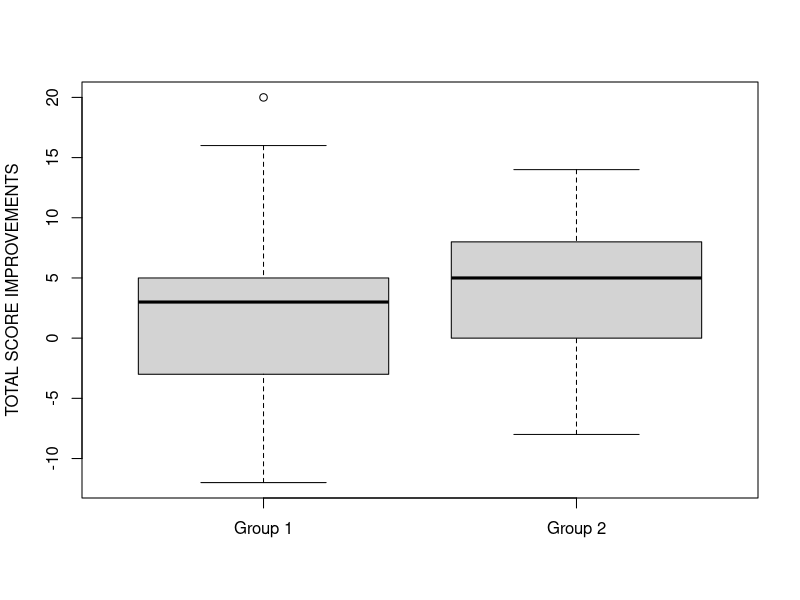
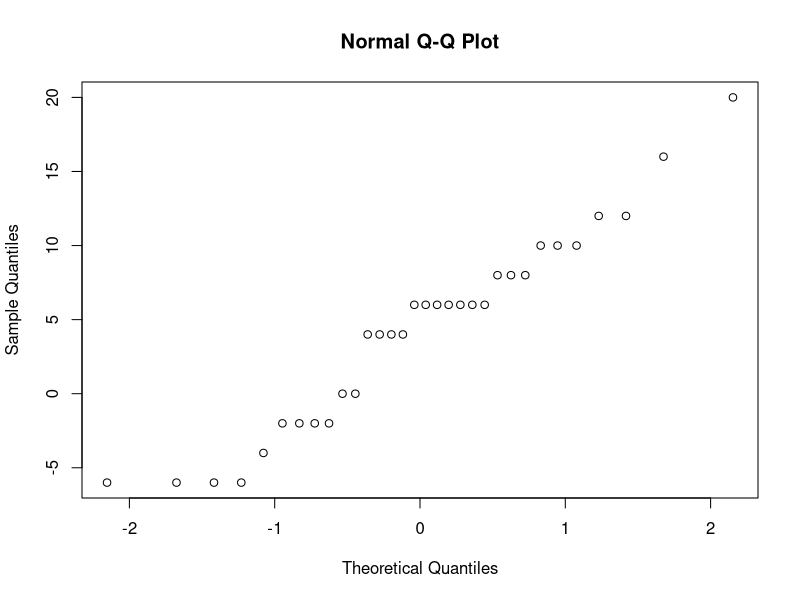
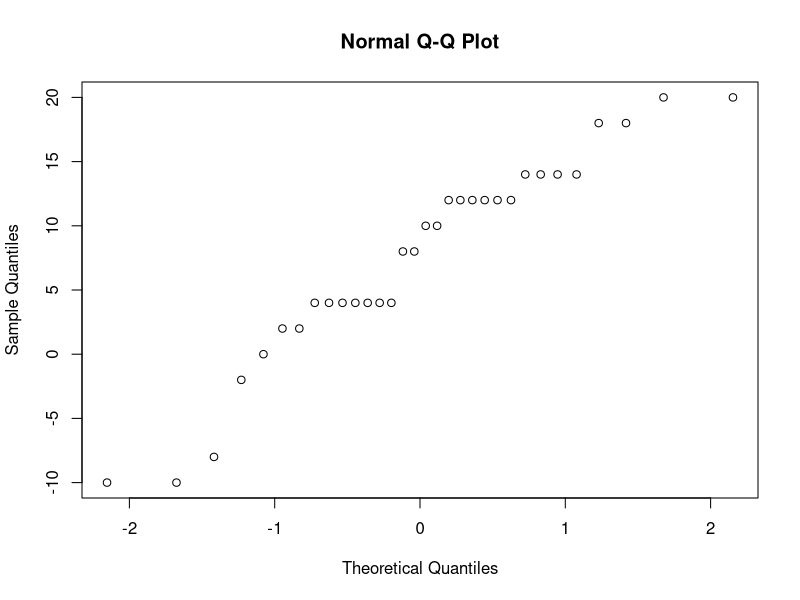
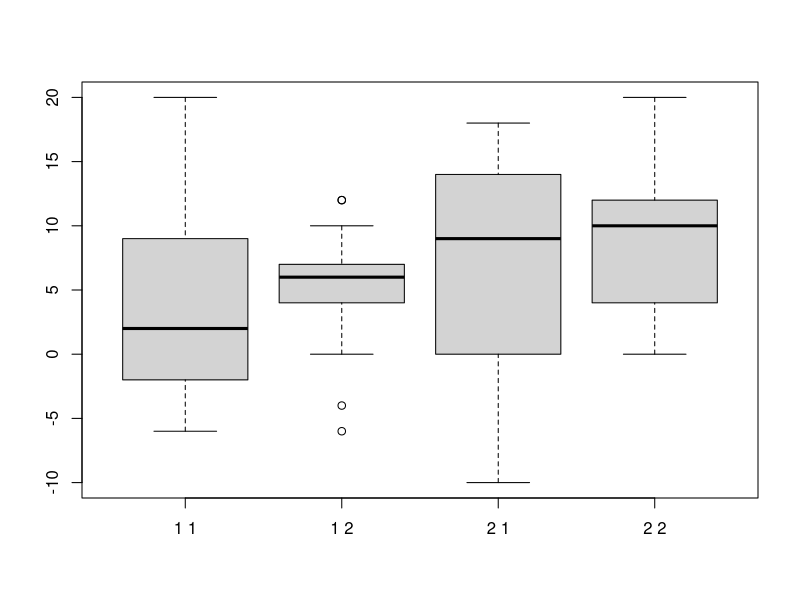
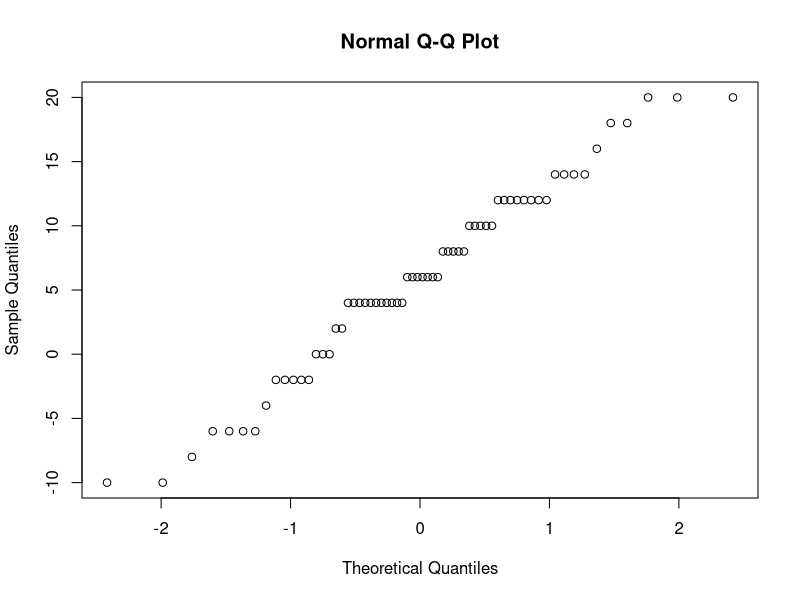

Source code (R) for these figures, in order:
## ---- chunk 1
knitr::opts_chunk$set(echo = TRUE)
## ---- chunk 2
data <- read.csv("Fall_All_Analysis.csv")
summary(data)
compositescore <- ifelse(data$Sentence == "Correct", ifelse(data$Answer == "Correct", 4, ifelse(data$Answer == "Wrong", -2, 2)), ifelse(data$Sentence == "Wrong", ifelse(data$Answer == "Correct", 2, ifelse(data$Answer == "Wrong", -4, -2)), NA))
confcompscore <- ifelse(data$Confidence == "Very", compositescore, ifelse(data$Confidence == "Semi", compositescore/2, compositescore/4))
confscore <- ifelse(data$Confidence == "Very", 2, ifelse(data$Confidence == "Semi", 1, 0)) # no answer is also 0

# compositescore[data$Group==1 & data$Session==1]
# compositescore[data$Group==2 & data$Session==1]
# compositescore[data$Group==1 & data$Session==2]
# compositescore[data$Group==2 & data$Session==2]
# 
# confcompscore[data$Group==1 & data$Session==1]
# confcompscore[data$Group==2 & data$Session==1]
# confcompscore[data$Group==1 & data$Session==2]
# confcompscore[data$Group==2 & data$Session==2]

dgdata <- read.csv("Fall_Demographics_Everything.csv")
summary(dgdata)
## ---- chunk 3
hipaaraw <- read.csv("Session2-HIPAAGroup2-FINAL_Calculations.csv")
agplraw <- read.csv("Session2-AGPLGroup2-FINAL_Calculations.csv")
answers <- data$Answer
treatsess <- data$Group==2 & data$Session==2
matchraw <- match(data$ID[treatsess & data$QType=="HIPAA" & data$QID==1], hipaaraw$QID_ID)
answers[treatsess & data$QType=="HIPAA" & data$QID==1] <- hipaaraw$QID1_AdjustedCheck[matchraw]
answers[treatsess & data$QType=="HIPAA" & data$QID==2] <- hipaaraw$QID2_AdjustedCheck[matchraw]
answers[treatsess & data$QType=="HIPAA" & data$QID==3] <- hipaaraw$QID3_AdjustedCheck[matchraw]
matchraw <- match(data$ID[treatsess & data$QType=="AGPL" & data$QID==1], agplraw$QID_ID)
answers[treatsess & data$QType=="AGPL" & data$QID==1] <- agplraw$QID1_AdjustedCheck[matchraw]
answers[treatsess & data$QType=="AGPL" & data$QID==2] <- agplraw$QID2_AdjustedCheck[matchraw]
compositescore[treatsess] <- ifelse(answers[treatsess] == "Correct", 4, ifelse(answers[treatsess] == "Wrong", -4, ifelse(answers[treatsess] == "NMI", -4, NA)))
confcompscore[treatsess] <- ifelse(data$Confidence[treatsess] == "Very", compositescore[treatsess], ifelse(data$Confidence[treatsess] == "Semi", compositescore[treatsess]/2, compositescore[treatsess]/4))

# compositescore[data$Group==1 & data$Session==1]
# compositescore[data$Group==2 & data$Session==1]
# compositescore[data$Group==1 & data$Session==2]
# compositescore[data$Group==2 & data$Session==2]
# 
# confcompscore[data$Group==1 & data$Session==1]
# confcompscore[data$Group==2 & data$Session==1]
# confcompscore[data$Group==1 & data$Session==2]
# confcompscore[data$Group==2 & data$Session==2]

## ---- chunk 4
session1totalIDCorrect <-sapply(split(compositescore[data$Session == 1], data$ID[data$Session == 1]), sum, na.rm=T)
session2totalIDCorrect <-sapply(split(compositescore[data$Session == 2], data$ID[data$Session == 2]), sum, na.rm=T)
session1totalIDTime <-sapply(split(data$Time[data$Session == 1], data$ID[data$Session == 1]), sum, na.rm=T)
session2totalIDTime <-sapply(split(data$Time[data$Session == 2], data$ID[data$Session == 2]), sum, na.rm=T)
session1totalIDConf <-sapply(split(confscore[data$Session == 1], data$ID[data$Session == 1]), sum, na.rm=T)
session2totalIDConf <-sapply(split(confscore[data$Session == 2], data$ID[data$Session == 2]), sum, na.rm=T)
session1IDGroup <-sapply(split(data$Group[data$Session == 1], data$ID[data$Session == 1]), unique)
session2IDGroup <-sapply(split(data$Group[data$Session == 2], data$ID[data$Session == 2]), unique)
## ---- chunk 5
t.test(session1totalIDCorrect[session1IDGroup == 1], session2totalIDCorrect[session2IDGroup == 1], paired=T)
t.test(session1totalIDCorrect[session1IDGroup == 1], session2totalIDCorrect[session2IDGroup == 1])
wilcox.test(session1totalIDCorrect[session1IDGroup == 1], session2totalIDCorrect[session2IDGroup == 1], paired=T)
wilcox.test(session1totalIDCorrect[session1IDGroup == 1], session2totalIDCorrect[session2IDGroup == 1])

t.test(session1totalIDCorrect[session1IDGroup == 2], session2totalIDCorrect[session2IDGroup == 2], paired=T)
t.test(session1totalIDCorrect[session1IDGroup == 2], session2totalIDCorrect[session2IDGroup == 2])
wilcox.test(session1totalIDCorrect[session1IDGroup == 2], session2totalIDCorrect[session2IDGroup == 2], paired=T)
wilcox.test(session1totalIDCorrect[session1IDGroup == 2], session2totalIDCorrect[session2IDGroup == 2])

group1totaldiff <- session2totalIDCorrect[session2IDGroup == 1] - session1totalIDCorrect[session1IDGroup == 1]
group2totaldiff <- session2totalIDCorrect[session2IDGroup == 2] - session1totalIDCorrect[session1IDGroup == 2]
boxplot(group1totaldiff, group2totaldiff, names=c("Group 1", "Group 2"), ylab="TOTAL SCORE IMPROVEMENTS")
## ---- chunk 6
dgndx <- match(names(session1IDGroup), dgdata$ID)
OSSExp <- dgdata$Open_Source_Experience[dgndx]
ProExp <- dgdata$Professional_Software_Experience[dgndx]
ModelExp <- dgdata$Model_Experience[dgndx]
CSBg <- dgdata$CS_Background[dgndx]
LawBg <- dgdata$Law_Background[dgndx]
DStructExp <- dgdata$Data_Structure_Experience[dgndx]
EnglProf <- dgdata$English_Proficiency[dgndx]
## ---- chunk 7
Group <- as.factor(session1IDGroup)
IDdata <- data.frame(Group, session1totalIDCorrect, session2totalIDCorrect, session1totalIDTime, session2totalIDTime, session1totalIDConf, session2totalIDConf, OSSExp, ProExp, ModelExp, CSBg, LawBg, DStructExp, EnglProf)
## ---- chunk 8
qqnorm(session1totalIDCorrect)
shapiro.test(session1totalIDCorrect)
qqnorm(session2totalIDCorrect)
shapiro.test(session2totalIDCorrect)
## ---- chunk 9
S1accuracyLModel <- lm(session1totalIDCorrect ~ Group + session1totalIDTime + session1totalIDConf + OSSExp + ProExp + ModelExp + CSBg + LawBg + DStructExp + EnglProf, data=IDdata)
S2accuracyLModel <- lm(session2totalIDCorrect ~ Group + session2totalIDTime + session2totalIDConf + OSSExp + ProExp + ModelExp + CSBg + LawBg + DStructExp + EnglProf, data=IDdata)
## ---- chunk 10
summary(S1accuracyLModel)
anova(S1accuracyLModel)
drop1(S1accuracyLModel, ~., test="F")
## ---- chunk 11
summary(S2accuracyLModel)
anova(S2accuracyLModel)
drop1(S2accuracyLModel, ~., test="F")
## ---- chunk 12
S1accuracyLModel <- lm(session1totalIDCorrect ~ Group + session1totalIDTime + session1totalIDConf + OSSExp + ProExp + EnglProf, data=IDdata)
S2accuracyLModel <- lm(session2totalIDCorrect ~ Group + session2totalIDTime + session2totalIDConf + OSSExp + ProExp + EnglProf, data=IDdata)
## ---- chunk 13
summary(S1accuracyLModel)
anova(S1accuracyLModel)
drop1(S1accuracyLModel, ~., test="F")
## ---- chunk 14
summary(S2accuracyLModel)
anova(S2accuracyLModel)
drop1(S2accuracyLModel, ~., test="F")
## ---- chunk 15
totalIDCorrect <- append(session1totalIDCorrect, session2totalIDCorrect)
totalIDTime <- append(session1totalIDTime, session2totalIDTime)
totalIDConf <- append(session1totalIDConf, session2totalIDConf)
IDGroup <- append(session1IDGroup, session2IDGroup)
IDSession <- append(rep(1,length(session1IDGroup)), rep(2,length(session2IDGroup)))
boxplot(split(totalIDCorrect, paste(IDSession, IDGroup)))

dgndx <- match(names(IDGroup), dgdata$ID)
OSSExp <- dgdata$Open_Source_Experience[dgndx]
ProExp <- dgdata$Professional_Software_Experience[dgndx]
ModelExp <- dgdata$Model_Experience[dgndx]
CSBg <- dgdata$CS_Background[dgndx]
LawBg <- dgdata$Law_Background[dgndx]
DStructExp <- dgdata$Data_Structure_Experience[dgndx]
EnglProf <- dgdata$English_Proficiency[dgndx]

Group <- as.factor(IDGroup)
Session <- as.factor(IDSession)
IDSessiondata <- data.frame(Session, Group, totalIDCorrect, totalIDTime, totalIDConf, OSSExp, ProExp, ModelExp, CSBg, LawBg, DStructExp, EnglProf)
## ---- chunk 16
qqnorm(totalIDCorrect)
## ---- chunk 17
accuracyLModel <- lm(totalIDCorrect ~ Session + Group + totalIDTime + totalIDConf + OSSExp + ProExp + ModelExp + CSBg + LawBg + DStructExp + EnglProf + Session:Group, data=IDSessiondata)
## ---- chunk 18
summary(accuracyLModel)
anova(accuracyLModel)
drop1(accuracyLModel, ~., test="F")
## ---- chunk 19
accuracyLModel <- lm(totalIDCorrect ~ Session + Group + totalIDTime + totalIDConf + OSSExp + ProExp + EnglProf + Session:Group, data=IDSessiondata)
## ---- chunk 20
summary(accuracyLModel)
anova(accuracyLModel)
drop1(accuracyLModel, ~., test="F")
## ---- chunk 21
accuracyLModel <- lm(totalIDCorrect ~ Session + Group + totalIDTime + totalIDConf + EnglProf + Session:Group, data=IDSessiondata)
## ---- chunk 22
summary(accuracyLModel)
anova(accuracyLModel)
drop1(accuracyLModel, ~., test="F")
## ---- chunk 23
subjectID <- as.factor(names(IDGroup))
accuracyLModel <- lm(totalIDCorrect ~ subjectID + Session + Group + totalIDTime + totalIDConf + EnglProf + Session:Group, data=IDSessiondata)
## ---- chunk 24
summary(accuracyLModel)
anova(accuracyLModel)
drop1(accuracyLModel, ~., test="F")
## ---- chunk 25
domain <- as.character(data$QType)
domain[data$QType != "HIPAA"] <- "Copyright"
dtype <- as.factor(domain)
sessfactor <- as.factor(data$Session)
grpfactor <- as.factor(data$Group)

accuracyBModel <- glm(I(compositescore > 0) ~ sessfactor + grpfactor + dtype + log(Time + 1) + Confidence + sessfactor:grpfactor + sessfactor:dtype, family=binomial(), data=data)
## ---- chunk 26
summary(accuracyBModel)
anova(accuracyBModel, test="Chisq")
drop1(accuracyBModel, ~., test="Chisq")
## ---- chunk 27
subjectID <- as.factor(data$ID)
accuracyBModel <- glm(I(compositescore > 0) ~ subjectID + sessfactor + grpfactor + dtype + log(Time + 1) + Confidence + sessfactor:grpfactor + sessfactor:dtype, family=binomial(), data=data)
## ---- chunk 28
summary(accuracyBModel)
anova(accuracyBModel, test="Chisq")
drop1(accuracyBModel, ~., test="Chisq")
## ---- chunk 29
qID <- as.factor(data$QID)
accuracyBModel <- glm(I(compositescore > 0) ~ sessfactor + grpfactor + dtype + log(Time + 1) + Confidence + sessfactor:grpfactor + sessfactor:dtype + sessfactor:dtype:qID, family=binomial(), data=data)
## ---- chunk 30
summary(accuracyBModel)
anova(accuracyBModel, test="Chisq")
drop1(accuracyBModel, ~., test="Chisq")
## ---- chunk 31
qID <- as.factor(data$QID)
accuracyBModel <- glm(I(compositescore > 0) ~ sessfactor + grpfactor + dtype + log(Time + 1) + Confidence + sessfactor:grpfactor + sessfactor:dtype + sessfactor:dtype:qID + sessfactor:grpfactor:dtype:qID, family=binomial(), data=data)
## ---- chunk 32
summary(accuracyBModel)
anova(accuracyBModel, test="Chisq")
drop1(accuracyBModel, ~., test="Chisq")
